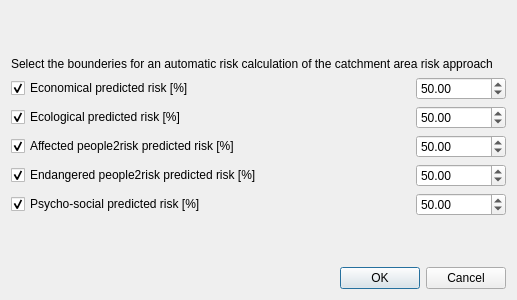
<?xml version="1.0" encoding="UTF-8"?>
<ui version="4.0">
 <class>RiskGui_Optimisation_Prediction_Dia</class>
 <widget class="QDialog" name="RiskGui_Optimisation_Prediction_Dia">
  <property name="geometry">
   <rect>
    <x>0</x>
    <y>0</y>
    <width>517</width>
    <height>300</height>
   </rect>
  </property>
  <property name="maximumSize">
   <size>
    <width>520</width>
    <height>300</height>
   </size>
  </property>
  <property name="windowTitle">
   <string>Select boundaries...</string>
  </property>
  <property name="windowIcon">
   <iconset resource="../../../system_sys/source_code/gui/resources/system_sys_resource.qrc">
    <normaloff>:/risk_icon</normaloff>:/risk_icon</iconset>
  </property>
  <layout class="QVBoxLayout" name="verticalLayout">
   <item>
    <spacer name="verticalSpacer_2">
     <property name="orientation">
      <enum>Qt::Vertical</enum>
     </property>
     <property name="sizeHint" stdset="0">
      <size>
       <width>20</width>
       <height>40</height>
      </size>
     </property>
    </spacer>
   </item>
   <item>
    <widget class="QLabel" name="label">
     <property name="font">
      <font>
       <pointsize>9</pointsize>
      </font>
     </property>
     <property name="text">
      <string>Select the bounderies for an automatic risk calculation of the catchment area risk approach</string>
     </property>
    </widget>
   </item>
   <item>
    <layout class="QHBoxLayout" name="horizontalLayout">
     <item>
      <widget class="QCheckBox" name="checkBox_ecn">
       <property name="text">
        <string>Economical predicted risk [%]</string>
       </property>
       <property name="checked">
        <bool>true</bool>
       </property>
      </widget>
     </item>
     <item>
      <widget class="QDoubleSpinBox" name="doubleSpinBox_ecn">
       <property name="maximumSize">
        <size>
         <width>90</width>
         <height>16777215</height>
        </size>
       </property>
       <property name="suffix">
        <string/>
       </property>
       <property name="maximum">
        <double>100.000000000000000</double>
       </property>
       <property name="singleStep">
        <double>5.000000000000000</double>
       </property>
       <property name="value">
        <double>50.000000000000000</double>
       </property>
      </widget>
     </item>
    </layout>
   </item>
   <item>
    <layout class="QHBoxLayout" name="horizontalLayout_2">
     <item>
      <widget class="QCheckBox" name="checkBox_eco">
       <property name="text">
        <string>Ecological predicted risk [%]</string>
       </property>
       <property name="checked">
        <bool>true</bool>
       </property>
      </widget>
     </item>
     <item>
      <widget class="QDoubleSpinBox" name="doubleSpinBox_eco">
       <property name="maximumSize">
        <size>
         <width>90</width>
         <height>16777215</height>
        </size>
       </property>
       <property name="suffix">
        <string/>
       </property>
       <property name="maximum">
        <double>100.000000000000000</double>
       </property>
       <property name="singleStep">
        <double>5.000000000000000</double>
       </property>
       <property name="value">
        <double>50.000000000000000</double>
       </property>
      </widget>
     </item>
    </layout>
   </item>
   <item>
    <layout class="QHBoxLayout" name="horizontalLayout_3">
     <item>
      <widget class="QCheckBox" name="checkBox_pop_aff">
       <property name="text">
        <string>Affected people2risk predicted risk [%]</string>
       </property>
       <property name="checked">
        <bool>true</bool>
       </property>
      </widget>
     </item>
     <item>
      <widget class="QDoubleSpinBox" name="doubleSpinBox_pop_aff">
       <property name="maximumSize">
        <size>
         <width>90</width>
         <height>16777215</height>
        </size>
       </property>
       <property name="suffix">
        <string/>
       </property>
       <property name="maximum">
        <double>100.000000000000000</double>
       </property>
       <property name="singleStep">
        <double>5.000000000000000</double>
       </property>
       <property name="value">
        <double>50.000000000000000</double>
       </property>
      </widget>
     </item>
    </layout>
   </item>
   <item>
    <layout class="QHBoxLayout" name="horizontalLayout_4">
     <item>
      <widget class="QCheckBox" name="checkBox_pop_end">
       <property name="text">
        <string>Endangered people2risk predicted risk [%]</string>
       </property>
       <property name="checked">
        <bool>true</bool>
       </property>
      </widget>
     </item>
     <item>
      <widget class="QDoubleSpinBox" name="doubleSpinBox_pop_end">
       <property name="maximumSize">
        <size>
         <width>90</width>
         <height>16777215</height>
        </size>
       </property>
       <property name="suffix">
        <string/>
       </property>
       <property name="maximum">
        <double>100.000000000000000</double>
       </property>
       <property name="singleStep">
        <double>5.000000000000000</double>
       </property>
       <property name="value">
        <double>50.000000000000000</double>
       </property>
      </widget>
     </item>
    </layout>
   </item>
   <item>
    <layout class="QHBoxLayout" name="horizontalLayout_5">
     <item>
      <widget class="QCheckBox" name="checkBox_pys">
       <property name="text">
        <string>Psycho-social predicted risk [%]</string>
       </property>
       <property name="checked">
        <bool>true</bool>
       </property>
      </widget>
     </item>
     <item>
      <widget class="QDoubleSpinBox" name="doubleSpinBox_pys">
       <property name="maximumSize">
        <size>
         <width>90</width>
         <height>16777215</height>
        </size>
       </property>
       <property name="suffix">
        <string/>
       </property>
       <property name="maximum">
        <double>100.000000000000000</double>
       </property>
       <property name="singleStep">
        <double>5.000000000000000</double>
       </property>
       <property name="value">
        <double>50.000000000000000</double>
       </property>
      </widget>
     </item>
    </layout>
   </item>
   <item>
    <spacer name="verticalSpacer">
     <property name="orientation">
      <enum>Qt::Vertical</enum>
     </property>
     <property name="sizeHint" stdset="0">
      <size>
       <width>20</width>
       <height>40</height>
      </size>
     </property>
    </spacer>
   </item>
   <item>
    <layout class="QHBoxLayout">
     <item>
      <spacer>
       <property name="orientation">
        <enum>Qt::Horizontal</enum>
       </property>
       <property name="sizeHint" stdset="0">
        <size>
         <width>209</width>
         <height>18</height>
        </size>
       </property>
      </spacer>
     </item>
     <item>
      <widget class="QPushButton" name="okButton">
       <property name="text">
        <string>OK</string>
       </property>
      </widget>
     </item>
     <item>
      <widget class="QPushButton" name="cancelButton">
       <property name="text">
        <string>Cancel</string>
       </property>
      </widget>
     </item>
    </layout>
   </item>
  </layout>
 </widget>
 <resources>
  <include location="../../../system_sys/source_code/gui/resources/system_sys_resource.qrc"/>
 </resources>
 <connections/>
</ui>
